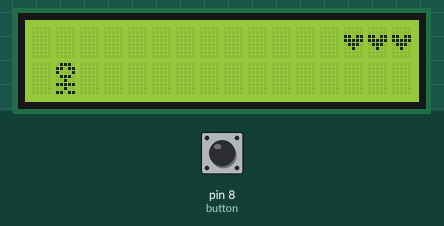
Simulated run of this sketch. Board: Arduino Uno, built with avr-gcc and run on an emulated ATmega328P. On the bench: 16×2 character LCD. The inputs (shaded band) are chosen by the test bench; at power-on: pin 8 (button) LOW.

Above: at 1.2 s.
1.3 s: pin 8 (button) pulled HIGH for 0.15 s
At 1.4 s:
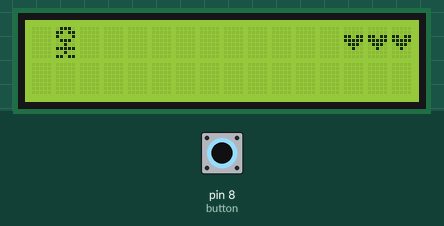
3.0 s: pin 8 (button) pulled HIGH for 3.2 s
Timing chart, 0 to 6.0 s (numbered marks = the images above; inputs shaded):
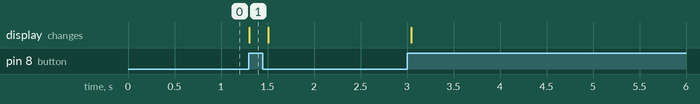

Measured:
- after the input at 1.3 s, the display: changes at once (image 1)

The sketch:

bounce.ino
```cpp
#include<LiquidCrystal.h>

LiquidCrystal lcd(3,2,4,5,6,7);
const int button = 8;
char ascii = 0x00+0;
uint8_t boy[8]={B01110,B11011,B10001,B01110,B00100,B11111,B00100,B11011};
uint8_t life[8]={B00000,B00000,B11011,B11111,B01110,B00100,B00000,B00000};
uint8_t block[8]={B11111,B11111,B11111,B11011,B11111,B11111,B11111,B11111};
uint8_t ball[8]={B00000,B00000,B01110,B11111,B11111,B01110,B00000};

void setup()
{
  Serial.begin(9600);
  pinMode(button, INPUT);
  lcd.begin(16 ,2);  //Initialize 16x2 lcd
  lcd.clear();       //Clear lcd display screen
  lcd.createChar(1, boy);
  lcd.createChar(2, life);
  lcd.createChar(3, block);
  lcd.createChar(4, ball);

  //call test/debug code here
}

void driver(){
  int life = 3;
  long sec_pass = millis() / 1000;

  //life
  for(int i=13; i<=16; ++i){
    lcd.setCursor(i,0);
    lcd.write(2);

  }
  //boy
  while(life != 0){
    int init_value = digitalRead(button);
    if(init_value == 1){
      lcd.setCursor(1,1);
      lcd.write(" ");
      lcd.setCursor(1,0);
      lcd.write(1);
    }
    else{
      lcd.setCursor(1,0);
      lcd.write(" ");
      lcd.setCursor(1,1);
      lcd.write(1);
    }

    life -= 1;
    for(int i=13; i>=15; i++){
      lcd.setCursor(i, 0);
      lcd.write(" ");
    }
    //Main Game mechanics
  }
  delay(100);
}

void loop(){
  driver();
}
```
